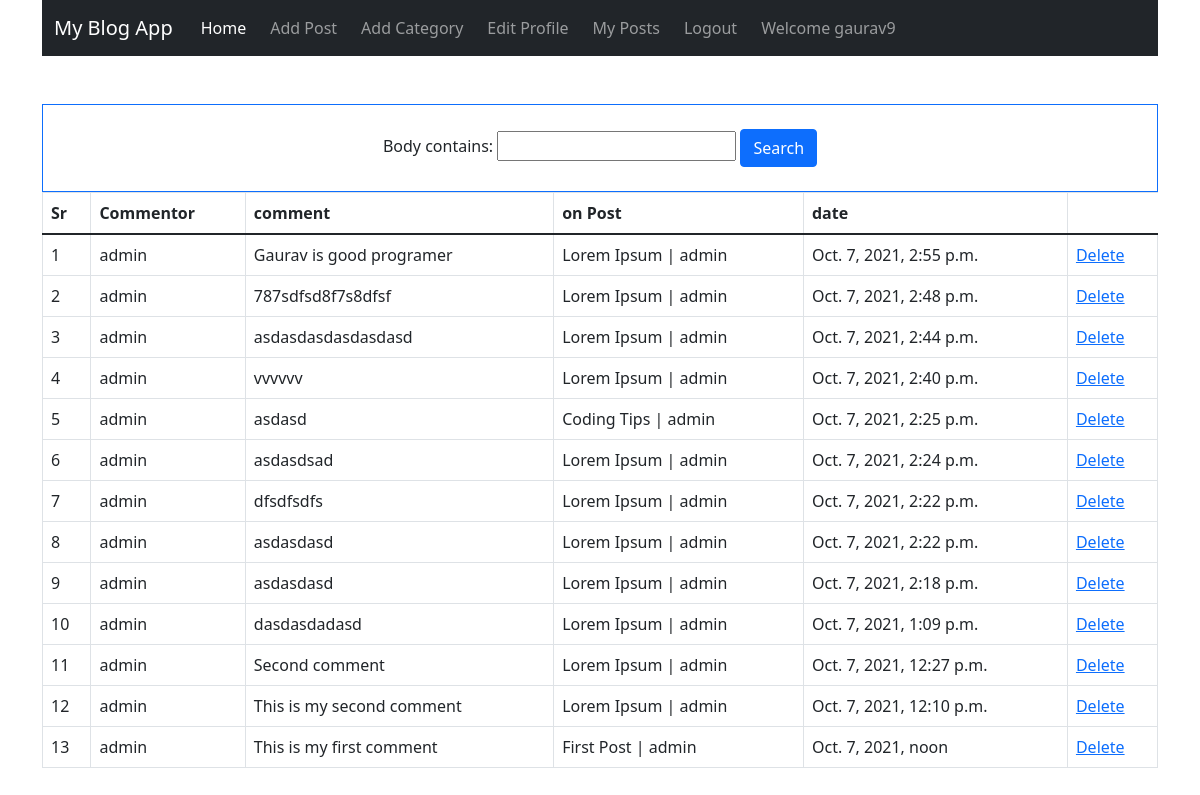
The app's page /blog_admin/comments (signed in), older data.
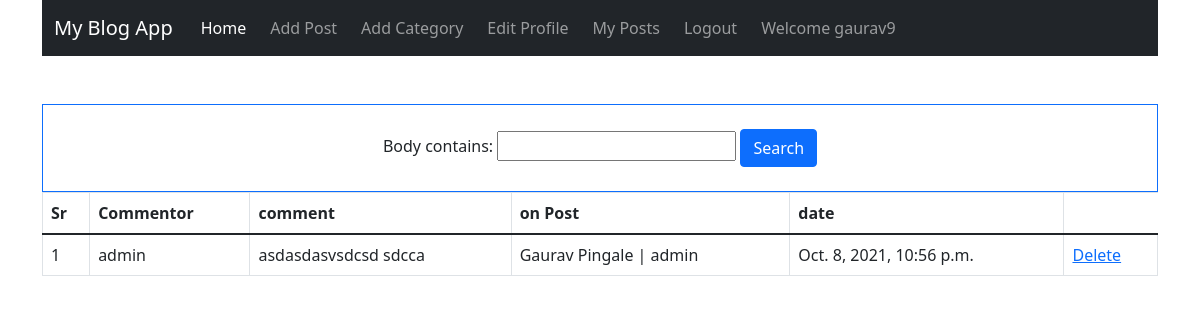
The same page, newer data.
### blogapp/models.py (models this page shows, shortened)
class Comment(models.Model):
    post = models.ForeignKey(Post,related_name='comments',on_delete=models.CASCADE)
    user = models.ForeignKey(User,related_name='comments',on_delete=models.CASCADE)
    body = models.TextField()
    date_added = models.DateTimeField(auto_now_add=True)

class Post(models.Model):
    title = models.CharField(max_length=255)
    author = models.ForeignKey(User,on_delete=models.CASCADE)
    body = models.TextField()
    publish_date = models.DateField(auto_now_add=True)
    category = models.ForeignKey(Category,on_delete=models.CASCADE)
    def __str__(self):
        return self.title +' | '+ str(self.author)

### blog_admin/views.py (the view)
# urls.py: path('comments',views.CommentsListView.as_view(),name='comments'),
class CommentsListView(IsStaffOrSuperUserMixin,ListView):
    model = Comment
    template_name = 'blog_admin/comments.html'
    ordering = ['-date_added']
    context_object_name = 'comments'
    filterset_class = CommentFilter
    def get_context_data(self,*args, **kwargs):
        myFilter = CommentFilter(self.request.GET,self.get_queryset())
        context = super().get_context_data(*args,**kwargs)
        context['categories']= Category.objects.all()
        context['myFilter']= myFilter
        context['comments']= myFilter.qs
        return context

### blog_admin/permissions.py (called while the page is built)
    def test_func(self):
        return self.request.user.is_staff or self.request.user.is_superuser

### blogapp/models.py (called while the page is built)
    def __str__(self):
        return self.name

### blog_admin/templates/blog_admin/comments.html (shortened to what this page needs)
{% extends 'blogapp/base.html' %}
{% block content %}
<div class="text-center mt-5 border border-primary p-4 ">
  <form action="">
      {{myFilter.form}}
      <button class="btn btn-primary" type="submit">Search</button>
  </form>
</div>
<table class="table table-bordered">
  <thead>
    <tr>
      <th scope="col">Sr</th>
      <th scope="col">Commentor</th>
      <th scope="col">comment</th>
      <th scope="col">on Post</th>
      <th scope="col">date</th>
    </tr>
  </thead>
  <tbody>
    {% for comment in comments %}
    <tr>
      <td>{{forloop.counter}}</td>
      <td>{{comment.user}}</td>
      <td>{{comment.body}}</td>
      <td> {{comment.post}}</td>
      <td> {{comment.date_added}}</td>
      <td><a href="{% url 'delete_comment' comment.id %}">Delete</a></td>
    </tr>
    {% endfor %}
  </tbody>
</table>
{% endblock %}

Row changes from the older to the newer data that the page shows:
removed Comment: user "admin", body "Gaurav is good programer", post "Lorem Ipsum | admin", date_added "Oct. 7, 2021, 2:55 p.m."
removed Comment: user "admin", body "787sdfsd8f7s8dfsf", post "Lorem Ipsum | admin", date_added "Oct. 7, 2021, 2:48 p.m."
removed Comment: user "admin", body "asdasdasdasdasdasd", post "Lorem Ipsum | admin", date_added "Oct. 7, 2021, 2:44 p.m."
removed Comment: user "admin", body "vvvvvv", post "Lorem Ipsum | admin", date_added "Oct. 7, 2021, 2:40 p.m."
removed Comment: user "admin", body "asdasd", post "Coding Tips | admin", date_added "Oct. 7, 2021, 2:25 p.m."
removed Comment: user "admin", body "asdasdsad", post "Lorem Ipsum | admin", date_added "Oct. 7, 2021, 2:24 p.m."
removed Comment: user "admin", body "dfsdfsdfs", post "Lorem Ipsum | admin", date_added "Oct. 7, 2021, 2:22 p.m."
removed Comment: user "admin", body "asdasdasd", post "Lorem Ipsum | admin", date_added "Oct. 7, 2021, 2:22 p.m."
removed Comment: user "admin", body "asdasdasd", post "Lorem Ipsum | admin", date_added "Oct. 7, 2021, 2:18 p.m."
removed Comment: user "admin", body "dasdasdadasd", post "Lorem Ipsum | admin", date_added "Oct. 7, 2021, 1:09 p.m."
removed Comment: user "admin", body "Second comment", post "Lorem Ipsum | admin", date_added "Oct. 7, 2021, 12:27 p.m."
removed Comment: user "admin", body "This is my second comment", post "Lorem Ipsum | admin", date_added "Oct. 7, 2021, 12:10 p.m."
removed Comment: user "admin", body "This is my first comment", post "First Post | admin", date_added "Oct. 7, 2021, noon"
added Comment: user "admin", body "asdasdasvsdcsd sdcca", post "Gaurav Pingale | admin", date_added "Oct. 8, 2021, 10:56 p.m."
